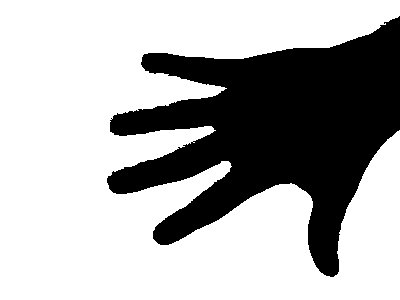
#> input picture hw3/src/img/p1/open-bw-full.png, 400 x 300 px
$ python -i hw3_p1_utils.py   (imports and definitions only)
#> lines starting #> are read from the running program, lines starting #| are printed output that depends on the picture; after the words box and inside, x2 and y2 are one past the last pixel; in counts of white or black regions, pixels touching at a corner belong together
#> further down, picture is the input picture: shape (300, 400, 3); min 0, max 255, mean 175.7
""" Code for HW3 part 1 utility functions

Author: Alex Wong (awong1@bu.edu)
        Shawn Lin (shawnlin@bu.edu)
"""

import numpy as np
import cv2
import matplotlib.pyplot as plt
import os

# ========== UTILS ==========
def get_unique_colors(img):
    return (np.unique(img.reshape(-1, img.shape[2]), axis=0))

# [5 lines left out: function getNextNewColor, not called in this run]

def gen_color_key(color):
    return "_".join(str(channel) for channel in color)

def pretty_print_obj(obj):
    for (k,v) in obj.items():
        print(k,":",v)

# ========== Connected Components ==========
# [278 lines left out: functions floodfill, flood_fill_multi, get_largest_components, filter_out_colors, img_preprocess_0, img_preprocess_1 and 5 more, not called in this run]

# ========== Skeletonize ==========
def skeletonize(img, gray_then_thres=False, debug=False):
    """ OpenCV function to return a skeletonized version of img, a Mat object"""
#> called with gray_then_thres = False, debug = False
    img = cv2.cvtColor(img, cv2.COLOR_BGR2GRAY)
    if gray_then_thres:
        _, img = cv2.threshold(img,250,255,cv2.THRESH_BINARY)   # double threshold - 2 images
    img = cv2.bitwise_not(img)  # flip
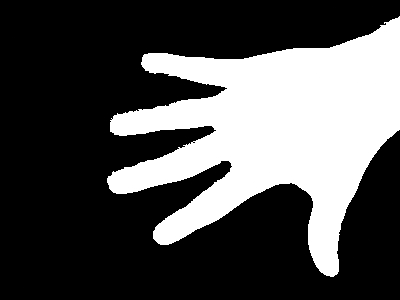
#> img: shape (300, 400); min 0, max 255, mean 79.3

    #  hat tip to http://felix.abecassis.me/2011/09/opencv-morphological-skeleton/
    ret,img = cv2.threshold(img,10,255,0)   # threshold
#> img: shape (300, 400); 31.1% white; 1 white region, box (x1, y1, x2, y2) and area: (107, 16, 400, 277) 37322

    img = img.copy()
    skel = img.copy()

    skel[:,:] = 0   # blank template
#> skel: shape (300, 400); every value is 0
    kernel = cv2.getStructuringElement(cv2.MORPH_CROSS, (3,3))

    count = 0
    while True:
        eroded = cv2.morphologyEx(img, cv2.MORPH_ERODE, kernel)
        temp = cv2.morphologyEx(eroded, cv2.MORPH_DILATE, kernel) # Opening
        temp  = cv2.subtract(img, temp) # Get (next) outer layer skeleton
        skel = cv2.bitwise_or(skel, temp)   # add onto skel

        img[:,:] = eroded[:,:]
        count += 1
        if debug:
            print("count=", count)
        if cv2.countNonZero(img) == 0:  # until image is 0 (cannot erode anymore)
            break
#> this loop made 79 passes
#> pass 1, in skeletonize, `eroded = cv2.morphologyEx(img, cv2.MORPH_ERODE, kernel)`:
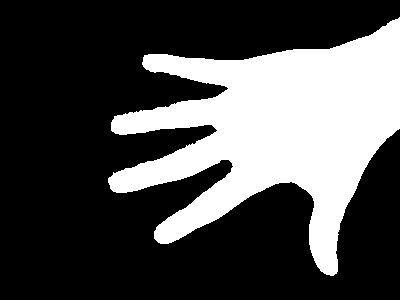
#> eroded: shape (300, 400); 30% white; 1 white region, box (x1, y1, x2, y2) and area: (108, 17, 400, 276) 35962
#> pass 1, in skeletonize, `temp  = cv2.subtract(img, temp)`:
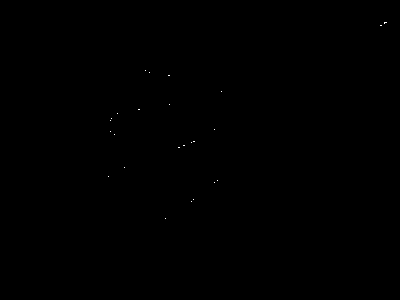
#> temp: shape (300, 400); 0.03% white in thin lines or dots, all inside (x1, y1, x2, y2) = (108, 22, 387, 219)
#> pass 2, in skeletonize, `eroded = cv2.morphologyEx(img, cv2.MORPH_ERODE, kernel)`:
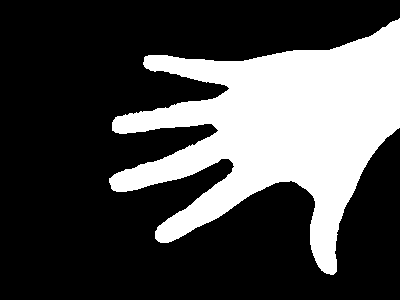
#> eroded: shape (300, 400); 28.9% white; 1 white region, box (x1, y1, x2, y2) and area: (109, 18, 400, 275) 34638
#> after the loop:
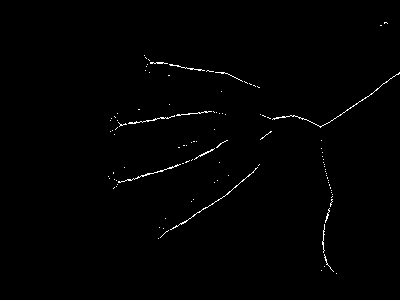
#> skel: shape (300, 400); 0.74% white in thin lines or dots, all inside (x1, y1, x2, y2) = (108, 22, 400, 274)
#> after the loop, count = 79

    return skel

# ========== Image Moments ==========
# For each relevant region/object, compute the area,
# orientation, and circularity (Emin/Emax). Also, identify
# and count the boundary pixels of each region, and compute
# compactness, the ratio of the area to the perimeter.
# [65 lines left out: functions calc_center_of_mass, calc_perimeter, calc_second_moment, calc_moment_numbers, not called in this run]

>>> import cv2
>>> picture = cv2.imread('img/p1/open-bw-full.png')
>>> result = skeletonize(picture)

$ run again, on hw3/src/img/p1/open-bw-partial.png
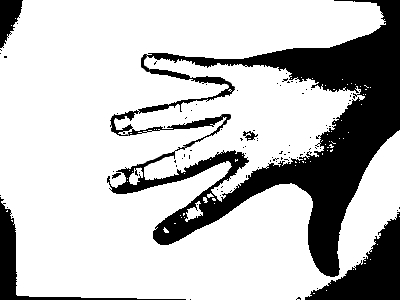
#> input picture hw3/src/img/p1/open-bw-partial.png, 400 x 300 px
#> picture is the input picture: shape (300, 400, 3); min 0, max 255, mean 193.6
#> the loop in skeletonize, `while True:` made 69 passes
#> pass 1, in skeletonize, `eroded = cv2.morphologyEx(img, cv2.MORPH_ERODE, kernel)`:
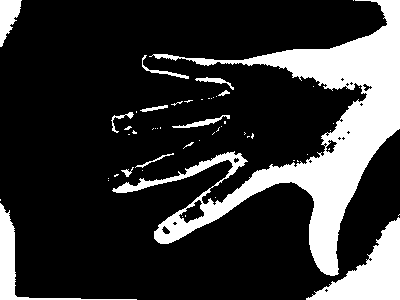
#> eroded: shape (300, 400); 20.6% white; 54 white regions (42 under 20 px), largest, box (x1, y1, x2, y2) and area: (112, 0, 400, 276) 18242, (306, 217, 400, 300) 3347, (0, 203, 137, 300) 1502
#> after the loop in skeletonize, `while True:`:
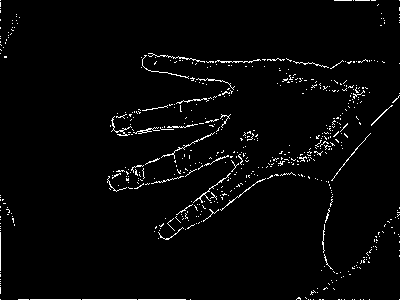
#> skel: shape (300, 400); 2.6% white in thin lines or dots
#> after the loop in skeletonize, `while True:`: count = 69

$ run again, on hw3/src/img/p1/open_fist-bw.png
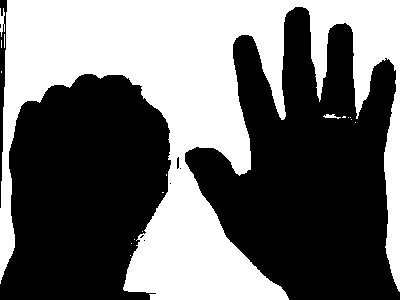
#> input picture hw3/src/img/p1/open_fist-bw.png, 400 x 300 px
#> picture is the input picture: shape (300, 400, 3); min 0, max 255, mean 108.3
#> in skeletonize, `ret,img = cv2.threshold(img,10,255,0)`:
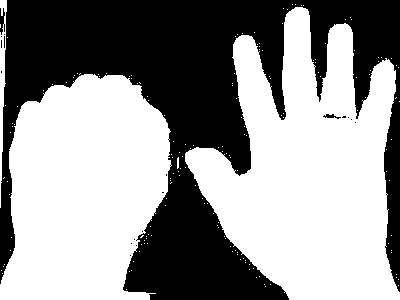
#> img: shape (300, 400); 57.7% white; 19 black regions (16 under 20 px), largest, box (x1, y1, x2, y2) and area: (0, 0, 400, 300) 50560, (0, 8, 5, 35) 82, (323, 114, 341, 119) 43
#> after the loop in skeletonize, `while True:`:
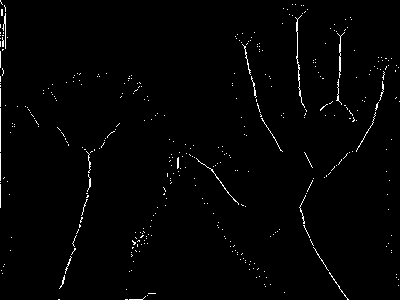
#> skel: shape (300, 400); 1.4% white in thin lines or dots
#> after the loop in skeletonize, `while True:`: count = 88

$ run again, on hw3/src/img/p1/tumor-fold.png
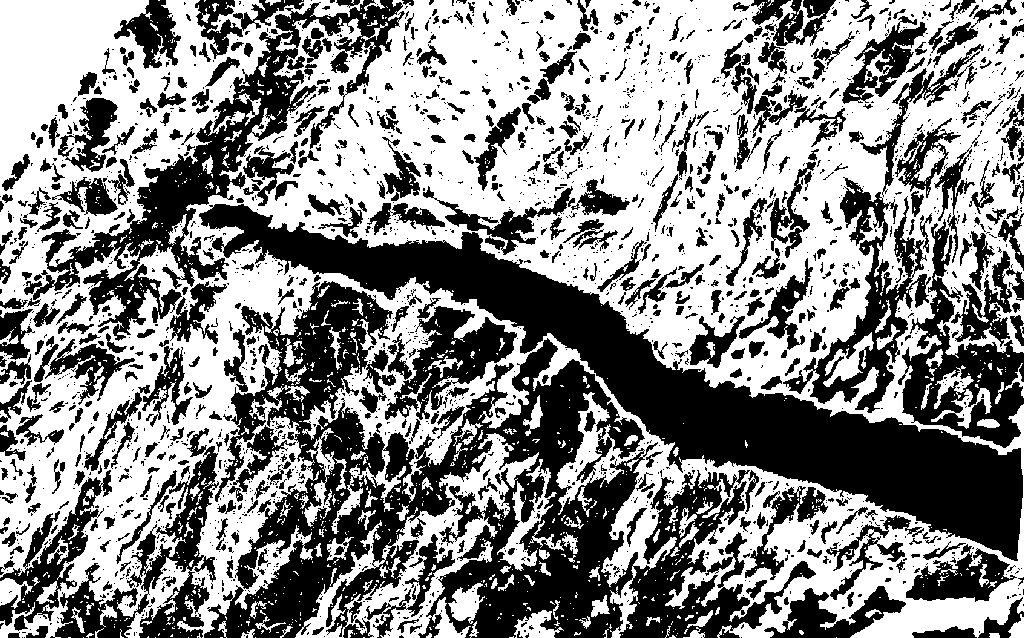
#> input picture hw3/src/img/p1/tumor-fold.png, 1024 x 638 px
#> picture is the input picture: shape (638, 1024, 3); 54.5% white; 2325 black regions (1748 under 20 px), largest, box (x1, y1, x2, y2) and area: (204, 281, 816, 638) 77686, (199, 204, 1023, 561) 56207, (24, 0, 405, 341) 21559
#> the loop in skeletonize, `while True:` made 51 passes
#> pass 1, in skeletonize, `eroded = cv2.morphologyEx(img, cv2.MORPH_ERODE, kernel)`:
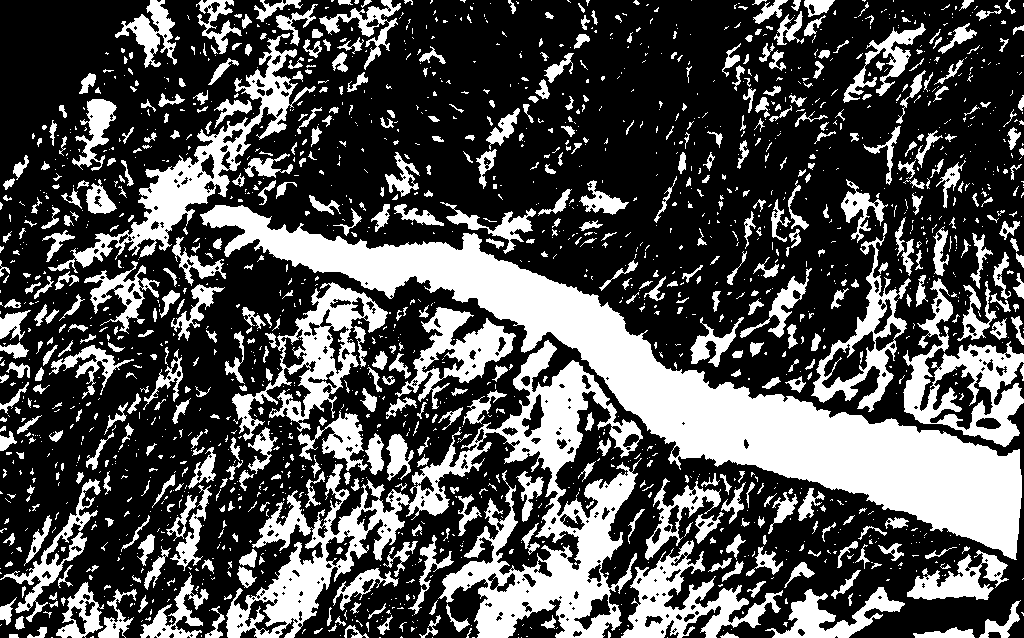
#> eroded: shape (638, 1024); 32.1% white; 1841 white regions (1277 under 20 px), largest, box (x1, y1, x2, y2) and area: (200, 205, 1022, 560) 53292, (226, 340, 643, 638) 31877, (48, 33, 316, 273) 8661
#> after the loop in skeletonize, `while True:`:
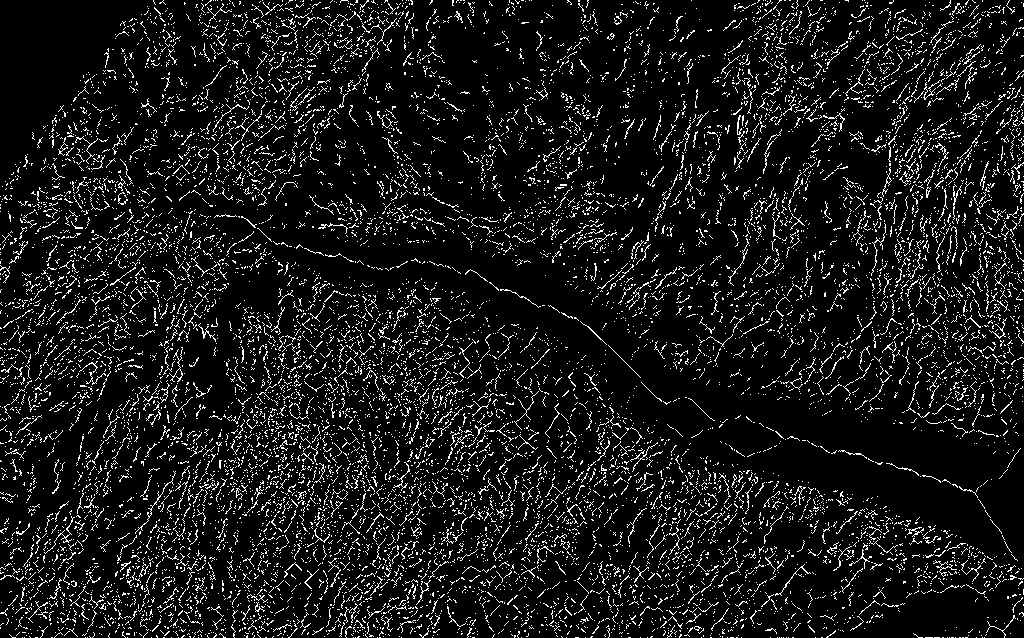
#> skel: shape (638, 1024); 9.2% white in thin lines or dots
#> after the loop in skeletonize, `while True:`: count = 51
